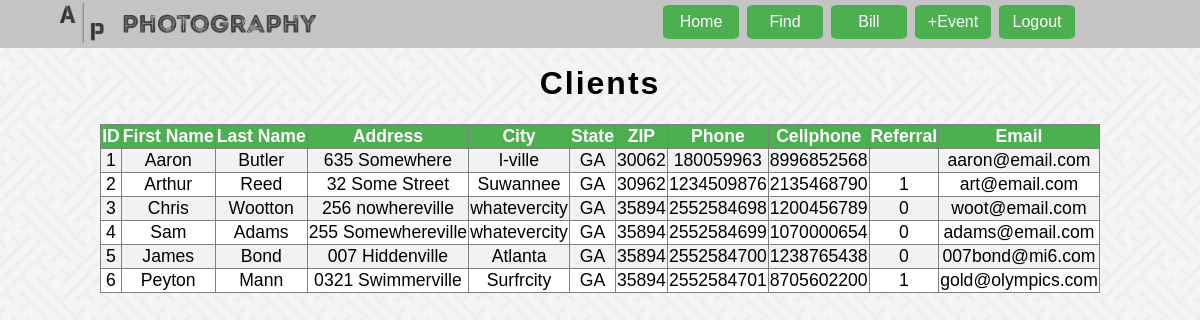
The page /photograph/outputs/clientoutput.php (signed in) on the database its author committed.
### tables this page shows
CREATE TABLE CLIENTS(
CLIENTID INTEGER NOT NULL AUTO_INCREMENT,
FIRSTNAME CHAR(25) NOT NULL,
LASTNAME CHAR(25) NOT NULL,
ADDRESS CHAR(100) NOT NULL,
CITY CHAR(75) NOT NULL,
STATE CHAR(2) NULL,
ZIP CHAR(5) NOT NULL,
PHONE CHAR(12) NOT NULL,
CELLPHONE CHAR(12) NULL,
REFERRAL INTEGER NULL,
EMAIL CHAR(100) NOT NULL,
CONSTRAINT CLIENT_PK PRIMARY KEY (CLIENTID)
);

### photograph/outputs/clientoutput.php (the view, shortened to what this page needs)
<?php
    include("../connection.php");
    echo   "<div class='navbg'>
      <a href='../employeepage.php'><img class='logohorizontal' src='../img/apphotohoriz.png'></a>
      <table class='navbar'>
        <tr>
          <td><a href='../employeepage.php' id='navbutton'>Home</a></td>
          <td><a href='../findperson.php' id='navbutton'>Find</a></td>
          <td><a href='../payment.php' id='navbutton'>Bill</a></td>
          <td><a href='forms/combinedform.php' id='navbutton'>+Event</a></td>
          <td><a href='../logout.php' id='navbutton'>Logout</a></td>
        </tr>
      </table>
    </div>
    <br><br>";
    echo "<link rel='stylesheet' type='text/css' href='../css/master.css'/>";
    echo "<h1>Clients</h1>";
  	echo "<table border='1' align='center' class='output'>";
  	echo "<tr class='outputrow'>";
  	echo "<th><b>ID</b></th>";
  	echo "<th><b>First Name</b></th>";
    echo "<th><b>Last Name</b></th>";
    echo "<th><b>Address</b></th>";
    echo "<th><b>City</b></th>";
    echo "<th><b>State</b></th>";
    echo "<th><b>ZIP</b></th>";
    echo "<th><b>Phone</b></th>";
    echo "<th><b>Cellphone</b></th>";
    echo "<th><b>Referral</b></th>";
    echo "<th><b>Email</b></th>";
  	echo "</tr>";
    $r = mysqli_query($dbc, "SELECT * FROM clients");
    $numrows = mysqli_num_rows($r);
if($numrows != 0){
    while ( $row = mysqli_fetch_array($r))
    {
        echo "<tr class='outputrow'>";
    		echo "<td>".$row['CLIENTID']."</td>";
    		echo "<td>".$row['FIRSTNAME']."</td>";
        echo "<td>".$row['LASTNAME']."</td>";
        echo "<td>".$row['ADDRESS']."</td>";
        echo "<td>".$row['CITY']."</td>";
        echo "<td>".$row['STATE']."</td>";
        echo "<td>".$row['ZIP']."</td>";
        echo "<td>".$row['PHONE']."</td>";
        echo "<td>".$row['CELLPHONE']."</td>";
        echo "<td>".$row['REFERRAL']."</td>";
        echo "<td>".$row['EMAIL']."</td>";
    		echo "</tr>";
    }
  } else {
  echo "</table>";
  echo "<h1>";
  echo "No Data Found!";
  echo "</h1>";
  echo "<meta http-equiv='refresh' content='2;url=../employeepage.php'/>";
  }
echo "</table>";
?>

### photograph/css/global.css (style rules this page uses)
table.output { padding: 25px; text-align: center; font-size: 1.1em; font-family: sans-serif; border-collapse: collapse; border-color: gray; background-color: white; }
th { background-color: #4CAF50; color: white; }
tr.outputrow:nth-child(even) { background-color: #f2f2f2 }
.logohorizontal { position: absolute; top: 5px; left: 5%; width: 256px; height: 40px; }
h1 { text-align:center; font-family:Arial; letter-spacing:2px; }
a,p { font-family:Arial; font-size:1em; font-style:normal; font-weight:normal; }

### photograph/css/navigation.css (style rules this page uses)
table.navbar { position: absolute; top: 0px; right: 10%; background-color: transparent; }
div.navbg { background-color: #C4C4C4; position: absolute; top: -2px; left: 0px; height: 50px; width: 100%; }
#navbutton { background-color: #4CAF50; border: none; width: 60px; color: white; padding: 15px 32px; text-align: center; text-decoration: none; display: inline-block; font-size: 16px; margin: 4px 2px; -webkit-transition-duration: 0.4s; transition-duration: 0.4s; cursor: pointer; border: 2px solid #4CAF50; padding: 6px; border-radius: 10%; }

### rows shown on the page
clients: CLIENTID "1", FIRSTNAME "Aaron", LASTNAME "Butler", ADDRESS "635 Somewhere", CITY "l-ville", STATE "GA", ZIP "30062", PHONE "180059963", CELLPHONE "8996852568", EMAIL "aaron@email.com"
clients: CLIENTID "2", FIRSTNAME "Arthur", LASTNAME "Reed", ADDRESS "32 Some Street", CITY "Suwannee", STATE "GA", ZIP "30962", PHONE "1234509876", CELLPHONE "2135468790", REFERRAL "1", EMAIL "art@email.com"
clients: CLIENTID "3", FIRSTNAME "Chris", LASTNAME "Wootton", ADDRESS "256 nowhereville", CITY "whatevercity", STATE "GA", ZIP "35894", PHONE "2552584698", CELLPHONE "1200456789", REFERRAL "0", EMAIL "woot@email.com"
clients: CLIENTID "4", FIRSTNAME "Sam", LASTNAME "Adams", ADDRESS "255 Somewhereville", CITY "whatevercity", STATE "GA", ZIP "35894", PHONE "2552584699", CELLPHONE "1070000654", REFERRAL "0", EMAIL "adams@email.com"
clients: CLIENTID "5", FIRSTNAME "James", LASTNAME "Bond", ADDRESS "007 Hiddenville", CITY "Atlanta", STATE "GA", ZIP "35894", PHONE "2552584700", CELLPHONE "1238765438", REFERRAL "0", EMAIL "007bond@mi6.com"
clients: CLIENTID "6", FIRSTNAME "Peyton", LASTNAME "Mann", ADDRESS "0321 Swimmerville", CITY "Surfrcity", STATE "GA", ZIP "35894", PHONE "2552584701", CELLPHONE "8705602200", REFERRAL "1", EMAIL "gold@olympics.com"
